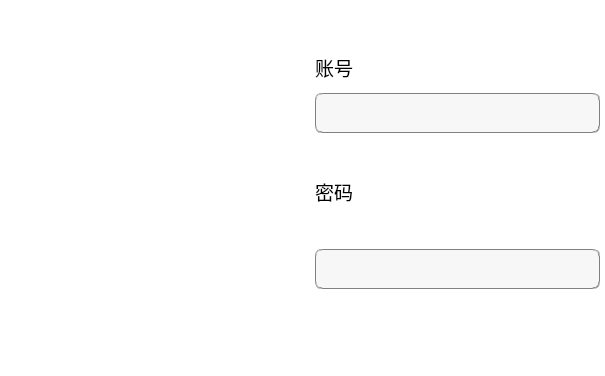
<?xml version="1.0" encoding="UTF-8"?>
<ui version="4.0">
 <class>MainWindow</class>
 <widget class="QMainWindow" name="MainWindow">
  <property name="geometry">
   <rect>
    <x>0</x>
    <y>0</y>
    <width>605</width>
    <height>376</height>
   </rect>
  </property>
  <property name="windowTitle">
   <string>MainWindow</string>
  </property>
  <property name="styleSheet">
   <string notr="true">background-color: rgb(255, 255, 255);</string>
  </property>
  <widget class="QWidget" name="centralwidget">
   <widget class="QWidget" name="layoutWidget">
    <property name="geometry">
     <rect>
      <x>9</x>
      <y>10</y>
      <width>591</width>
      <height>341</height>
     </rect>
    </property>
    <layout class="QHBoxLayout" name="horizontalLayout_2">
     <item>
      <widget class="QLabel" name="imglabel">
       <property name="minimumSize">
        <size>
         <width>300</width>
         <height>300</height>
        </size>
       </property>
       <property name="text">
        <string/>
       </property>
      </widget>
     </item>
     <item>
      <layout class="QVBoxLayout" name="verticalLayout_2">
       <item>
        <layout class="QVBoxLayout" name="verticalLayout">
         <property name="spacing">
          <number>1</number>
         </property>
         <item>
          <spacer name="verticalSpacer">
           <property name="orientation">
            <enum>Qt::Orientation::Vertical</enum>
           </property>
           <property name="sizeHint" stdset="0">
            <size>
             <width>20</width>
             <height>40</height>
            </size>
           </property>
          </spacer>
         </item>
         <item>
          <widget class="QLabel" name="label">
           <property name="minimumSize">
            <size>
             <width>0</width>
             <height>50</height>
            </size>
           </property>
           <property name="font">
            <font>
             <family>华文彩云</family>
             <pointsize>14</pointsize>
            </font>
           </property>
           <property name="styleSheet">
            <string notr="true"/>
           </property>
           <property name="frameShadow">
            <enum>QFrame::Shadow::Sunken</enum>
           </property>
           <property name="text">
            <string>账号</string>
           </property>
          </widget>
         </item>
         <item>
          <widget class="QLineEdit" name="account">
           <property name="minimumSize">
            <size>
             <width>0</width>
             <height>40</height>
            </size>
           </property>
           <property name="styleSheet">
            <string notr="true">background-color: rgb(247, 247, 247);
font: 10pt &quot;微软雅黑&quot;;
border:1px groove gray;
border-radius:7px;
padding:2px 4px;
</string>
           </property>
          </widget>
         </item>
         <item>
          <spacer name="verticalSpacer_2">
           <property name="orientation">
            <enum>Qt::Orientation::Vertical</enum>
           </property>
           <property name="sizeHint" stdset="0">
            <size>
             <width>20</width>
             <height>40</height>
            </size>
           </property>
          </spacer>
         </item>
         <item>
          <widget class="QLabel" name="label_2">
           <property name="minimumSize">
            <size>
             <width>0</width>
             <height>50</height>
            </size>
           </property>
           <property name="font">
            <font>
             <family>华文彩云</family>
             <pointsize>14</pointsize>
            </font>
           </property>
           <property name="styleSheet">
            <string notr="true"/>
           </property>
           <property name="frameShadow">
            <enum>QFrame::Shadow::Sunken</enum>
           </property>
           <property name="text">
            <string>密码</string>
           </property>
          </widget>
         </item>
         <item>
          <spacer name="verticalSpacer_3">
           <property name="orientation">
            <enum>Qt::Orientation::Vertical</enum>
           </property>
           <property name="sizeHint" stdset="0">
            <size>
             <width>20</width>
             <height>40</height>
            </size>
           </property>
          </spacer>
         </item>
         <item>
          <widget class="QLineEdit" name="password">
           <property name="minimumSize">
            <size>
             <width>0</width>
             <height>40</height>
            </size>
           </property>
           <property name="styleSheet">
            <string notr="true">background-color: rgb(247, 247, 247);
font: 10pt &quot;微软雅黑&quot;;
border:1px groove gray;
border-radius:7px;
padding:2px 4px;
</string>
           </property>
          </widget>
         </item>
        </layout>
       </item>
       <item>
        <spacer name="verticalSpacer_4">
         <property name="orientation">
          <enum>Qt::Orientation::Vertical</enum>
         </property>
         <property name="sizeHint" stdset="0">
          <size>
           <width>20</width>
           <height>40</height>
          </size>
         </property>
        </spacer>
       </item>
       <item>
        <layout class="QHBoxLayout" name="horizontalLayout">
         <item>
          <widget class="QPushButton" name="register_2">
           <property name="minimumSize">
            <size>
             <width>30</width>
             <height>40</height>
            </size>
           </property>
           <property name="styleSheet">
            <string notr="true">background-color:qlineargradient(spread:pad,x1:0.52,y1:1,x2:0.54,y2:0,
stop:0.0112994  rgba(64,145,232,255),
stop:1 rgba(255,255,255,255));
color:rgb(255,255,255);
border:0px groove gray;
border-radius:7px;
padding:2px 4px;
font:14pt&quot;华文隶书&quot;


</string>
           </property>
           <property name="text">
            <string>注册</string>
           </property>
          </widget>
         </item>
         <item>
          <widget class="QPushButton" name="login">
           <property name="minimumSize">
            <size>
             <width>30</width>
             <height>40</height>
            </size>
           </property>
           <property name="styleSheet">
            <string notr="true">background-color: qlineargradient(spread:pad, x1:0.52, y1:1, x2:0.54, y2:0, 
stop:0.0112994 rgba(64, 145, 232, 255), 
stop:1 rgba(255, 255, 255, 255));
color: rgb(255, 255, 255);
border:0px groove gray;
border-radius:7px;
padding:2px 4px;
font: 14pt &quot;华文隶书&quot;;</string>
           </property>
           <property name="text">
            <string>登录</string>
           </property>
          </widget>
         </item>
        </layout>
       </item>
      </layout>
     </item>
    </layout>
   </widget>
  </widget>
  <widget class="QMenuBar" name="menubar">
   <property name="geometry">
    <rect>
     <x>0</x>
     <y>0</y>
     <width>605</width>
     <height>18</height>
    </rect>
   </property>
  </widget>
  <widget class="QStatusBar" name="statusbar"/>
 </widget>
 <resources/>
 <connections/>
</ui>
